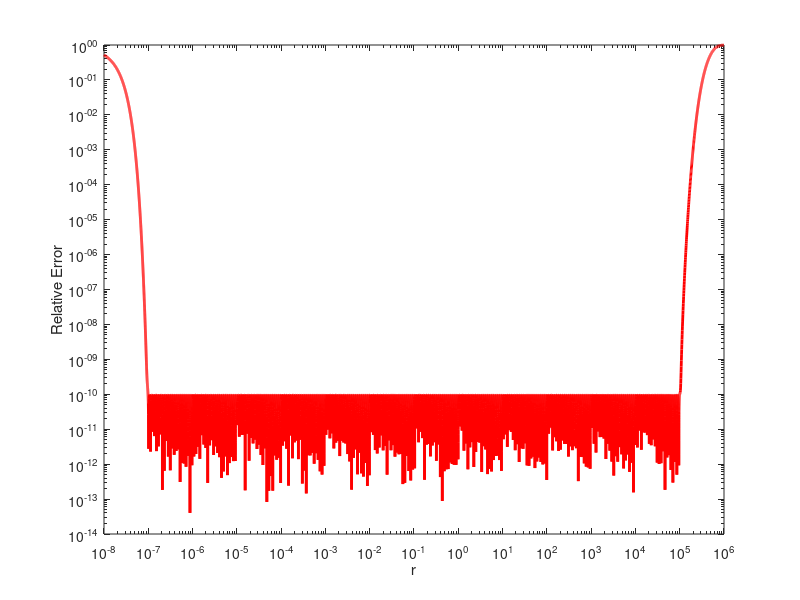

MATLAB code for this plot:
clc
clear
format long
% d =1000;
% mp(1000);

eta = [2.1073876854180e-12, 1.8365780986634e-11, 4.7777245228151e-11, 8.5624630300630e-11, 1.3289239111902e-10, 2.0054640049463e-10, 3.0217586807074e-10, 4.5529860118663e-10];
weta = [3.2630674210379e-6, 3.1058837221013e-6, 2.8014247111005e-6, 2.5227064974618e-6, 2.7039982943831e-6, 3.2761422288967e-6, 4.0205002817225e-6, 4.9351231646262e-6];
% eta = mp(eta,d);
% w = mp(w,d);
s_wbt = [4.551547331769476e-10,2.967225833661697e-10,1.69007319959171e-10,7.549432548035814e-12,6.564737578696118e-11];
w_wbt = [4.955235574250308e-6,4.503807233967136e-6, 5.145266724826999e-6, 6.175199783823309e-6, 5.849337004446485e-6];


h = 0.40994422603935795;
tau = 0.192967891816239;
% h = mp(h,d);
% tau = mp(tau,d);

num = -51:86;
% num = mp(num,d);
% w_rest = h./gamma(1/2).*mp(exp((h.*num-tau)/2),d);
% s_rest = mp(exp(h.*num - tau),d);
w_rest = h./gamma(1/2).*exp((h.*num-tau)/2);
s_rest = exp(h.*num - tau);
s = [eta,s_rest];
w = [weta,w_rest];
s_wbt = [s_wbt,s_rest];
w_wbt = [w_wbt, w_rest];
% s = s_rest;
% w = w_rest;
%% 
x = [];
for i=-8:3
    x = [x,linspace(10^(i),10^(i+1),1000)];
end
x = [x,linspace(10^(4),10^(5),1000)];
x = [x,linspace(10^(5),10^(6),1000)];
%% 
x = x.';
xx = x.^2;
%% 

sog = exp(-xx*s)*w.';
sog_wbt = exp(-xx*s_wbt)*w_wbt.';
error = abs(sog-1./x);
error_wbt = abs(sog_wbt - 1./x);

%% 

rel_beylkin_error = error.*x;
rel_wbt_error = error_wbt.*x;
% loglog(x,rel_beylkin_error,'b-', 'LineWidth', 2);
% hold on;
loglog(x, rel_wbt_error,'r-', 'LineWidth', 2);
xlabel('r');
ylabel('Relative Error');
xlim([10^(-8),10^(6)]);
% legend('Benchmark', 'WBT', 'Location', 'Best');  % 'Location' 参数可以调整图例在图中的位置
hold off;
